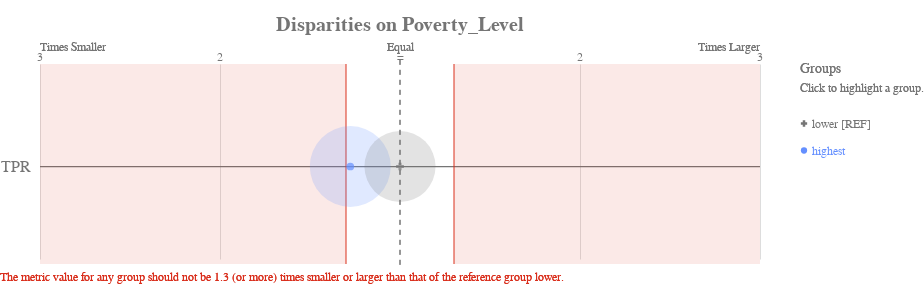

This figure's notebook cell:
### Code cell
ap.disparity(bdf_3, metrics, 'poverty_level', fairness_threshold = 1.3)

### Figure 1 — Vega-Lite specification as saved in the notebook (floating-point values rounded to 4 significant figures)
{"config": {"view": {"continuousWidth": 400, "continuousHeight": 300, "strokeWidth": 0}, "axisLeft": {"labelColor": "rgb(117,117,117)", "labelFont": "Arial", "labelFontSize": 16}, "title": {"align": "center", "baseline": "middle", "color": "rgb(117,117,117)", "font": "Arial", "fontSize": 20, "fontWeight": "bold"}}, "layer": [{"data": {"name": "data-1f2af75cfead9a3854ee453922b4eaab"}, "mark": {"type": "rule", "stroke": "rgb(117,117,117)", "strokeWidth": 1.25, "tooltip": ""}, "encoding": {"x": {"type": "quantitative", "field": "x", "scale": {"domain": [-2, 2], "range": [40.0, 760.0]}}, "x2": {"field": "x2"}, "y": {"type": "nominal", "axis": {"domain": false, "labelAngle": 0, "labelPadding": -30, "orient": "left", "ticks": false, "title": ""}, "field": "metric", "scale": {"domain": ["TPR"], "range": [30, 225.0]}}}}, {"data": {"name": "data-79dd248bdaa0ea02c535240e8ad022c8"}, "mark": {"type": "rule", "stroke": "rgb(117,117,117)", "strokeDash": [5, 5], "strokeWidth": 1}, "encoding": {"tooltip": {"value": "lower [REF]"}, "x": {"value": 400.0}, "y": {"value": 20.83}, "y2": {"value": 229.2}}}, {"data": {"name": "data-c233327f4cd9b4c2df31bf8015c83e4a"}, "mark": {"type": "text", "align": "center", "color": "rgb(117,117,117)", "font": "Arial", "fontSize": 12, "fontWeight": "normal", "tooltip": ""}, "encoding": {"text": {"type": "nominal", "field": "label"}, "x": {"type": "quantitative", "field": "value", "scale": {"domain": [-2, 2], "range": [40.0, 760.0]}}, "y": {"value": 17.5}}}, {"layer": [{"mark": {"type": "text", "align": "left", "fill": "rgb(117,117,117)", "font": "Arial", "fontSize": 12, "fontWeight": "normal", "tooltip": ""}, "encoding": {"text": {"value": "Times Smaller"}, "x": {"value": 40.0}, "y": {"value": 7.5}}}, {"mark": {"type": "text", "align": "right", "fill": "rgb(117,117,117)", "font": "Arial", "fontSize": 12, "fontWeight": "normal", "tooltip": ""}, "encoding": {"text": {"value": "Times Larger"}, "x": {"value": 760.0}, "y": {"value": 7.5}}}, {"mark": {"type": "text", "align": "center", "fill": "rgb(117,117,117)", "font": "Arial", "fontSize": 12, "fontWeight": "normal", "tooltip": ""}, "encoding": {"text": {"value": "Equal"}, "x": {"value": 400.0}, "y": {"value": 7.5}}}], "data": {"name": "data-79dd248bdaa0ea02c535240e8ad022c8"}}, {"layer": [{"mark": {"type": "rule", "opacity": 0.8, "stroke": "rgb(217, 46, 28)", "strokeWidth": 1.25, "tooltip": ""}, "encoding": {"x": {"type": "quantitative", "field": "min", "scale": {"domain": [-2, 2], "range": [40.0, 760.0]}}, "y": {"value": 25.0}, "y2": {"value": 225.0}}}, {"mark": {"type": "rule", "opacity": 0.8, "stroke": "rgb(217, 46, 28)", "strokeWidth": 1.25, "tooltip": ""}, "encoding": {"x": {"type": "quantitative", "field": "max", "scale": {"domain": [-2, 2], "range": [40.0, 760.0]}}, "y": {"value": 25.0}, "y2": {"value": 225.0}}}, {"layer": [{"mark": {"type": "rect", "fill": "rgb(217, 46, 28)", "opacity": 0.1, "tooltip": ""}, "encoding": {"x": {"type": "quantitative", "field": "min", "scale": {"domain": [-2, 2], "range": [40.0, 760.0]}}, "x2": {"field": "lower_end"}, "y": {"value": 25.0}, "y2": {"value": 225.0}}}, {"mark": {"type": "rect", "fill": "rgb(217, 46, 28)", "opacity": 0.1, "tooltip": ""}, "encoding": {"x": {"type": "quantitative", "field": "max", "scale": {"domain": [-2, 2], "range": [40.0, 760.0]}}, "x2": {"field": "upper_end"}, "y": {"value": 25.0}, "y2": {"value": 225.0}}}]}, {"data": {"name": "data-79dd248bdaa0ea02c535240e8ad022c8"}, "mark": {"type": "text", "align": "left", "baseline": "top", "fill": "rgb(217, 46, 28)", "font": "Arial", "fontSize": 12, "fontWeight": "normal", "tooltip": ""}, "encoding": {"text": {"value": "The metric value for any group should not be 1.3 (or more) times smaller or larger than that of the reference group lower."}, "x": {"value": 0}, "y": {"value": 233.3}}}], "data": {"name": "data-68125cfc4fc9557defd07e8d14c561c8"}}, {"layer": [{"mark": "circle"}, {"data": {"name": "data-3ce2b5c70c5a8fa03b6ce782b3519fb2"}, "mark": {"type": "circle", "opacity": 0.2}, "encoding": {"color": {"condition": {"type": "nominal", "field": "attribute_value", "legend": null, "scale": {"domain": ["lower", "highest"], "range": ["rgb(117,117,117)", "rgb(100, 143, 255)", "rgb(254, 97, 0)", "rgb(220, 38, 127)", "rgb(255, 176, 0)", "rgb(120, 94, 240)"]}, "selection": "selector153"}, "value": "rgb(224,224,224)"}, "size": {"type": "quantitative", "field": "group_size", "legend": null, "scale": {"domain": [0, 11970.0], "range": [0, 7854.0]}}, "tooltip": [{"type": "nominal", "field": "attribute_value", "title": "Group"}, {"type": "nominal", "field": "tooltip_group_size", "title": "Group Size"}, {"type": "nominal", "field": "tooltip_disparity_explanation_tpr", "title": "Disparity"}, {"type": "quantitative", "field": "tpr", "format": ".2f", "title": "TPR"}], "x": {"type": "quantitative", "axis": {"domain": false, "labels": false, "ticks": false, "title": null, "values": [1, 2, -2, -1]}, "field": "tpr_disparity_scaled", "scale": {"domain": [-2, 2], "range": [40.0, 760.0]}}, "y": {"type": "nominal", "axis": {"domain": false, "grid": false, "labels": false, "ticks": false, "title": " "}, "field": "metric_variable", "scale": {"domain": ["TPR"], "range": [30, 225.0]}}}, "selection": {"selector155": {"type": "multi", "empty": "all", "fields": ["attribute_value"]}}, "transform": [{"calculate": "'TPR'", "as": "metric_variable"}]}, {"layer": [{"mark": "point"}, {"data": {"name": "data-3ce2b5c70c5a8fa03b6ce782b3519fb2"}, "mark": {"type": "point", "filled": true, "size": 60}, "encoding": {"color": {"condition": {"type": "nominal", "field": "attribute_value", "legend": null, "scale": {"domain": ["lower", "highest"], "range": ["rgb(117,117,117)", "rgb(100, 143, 255)", "rgb(254, 97, 0)", "rgb(220, 38, 127)", "rgb(255, 176, 0)", "rgb(120, 94, 240)"]}, "selection": "selector153"}, "value": "rgb(224,224,224)"}, "shape": {"type": "nominal", "field": "attribute_value", "legend": null, "scale": {"domain": ["lower", "highest"], "range": ["cross", "circle"]}}, "tooltip": [{"type": "nominal", "field": "attribute_value", "title": "Group"}, {"type": "nominal", "field": "tooltip_group_size", "title": "Group Size"}, {"type": "nominal", "field": "tooltip_disparity_explanation_tpr", "title": "Disparity"}, {"type": "quantitative", "field": "tpr", "format": ".2f", "title": "TPR"}], "x": {"type": "quantitative", "axis": {"domain": false, "labels": false, "ticks": false, "title": null, "values": [1, 2, -2, -1]}, "field": "tpr_disparity_scaled", "scale": {"domain": [-2, 2], "range": [40.0, 760.0]}}, "y": {"type": "nominal", "axis": {"domain": false, "grid": false, "labels": false, "ticks": false, "title": " "}, "field": "metric_variable", "scale": {"domain": ["TPR"], "range": [30, 225.0]}}}, "selection": {"selector154": {"type": "multi", "empty": "all", "fields": ["attribute_value"]}}, "transform": [{"calculate": "'TPR'", "as": "metric_variable"}]}]}]}, {"layer": [{"mark": {"type": "point", "filled": true, "opacity": 1, "size": 39.48}, "encoding": {"color": {"condition": {"type": "nominal", "field": "attribute_value", "legend": null, "scale": {"domain": ["lower", "highest"], "range": ["rgb(117,117,117)", "rgb(100, 143, 255)", "rgb(254, 97, 0)", "rgb(220, 38, 127)", "rgb(255, 176, 0)", "rgb(120, 94, 240)"]}, "selection": "selector153"}, "value": "rgb(224,224,224)"}, "shape": {"type": "nominal", "field": "attribute_value", "legend": null, "scale": {"domain": ["lower", "highest"], "range": ["cross", "circle"]}}, "x": {"value": 804}, "y": {"type": "nominal", "axis": {"domain": false, "grid": false, "labels": false, "ticks": false, "title": " "}, "field": "attribute_value", "scale": {"domain": ["lower", "highest"], "range": [71, 125]}}}, "selection": {"selector153": {"type": "multi", "empty": "all", "fields": ["attribute_value"]}}}, {"mark": {"type": "text", "align": "left", "baseline": "middle", "font": "Arial", "fontSize": 12, "fontWeight": "normal"}, "encoding": {"color": {"condition": {"type": "nominal", "field": "attribute_value", "legend": null, "scale": {"domain": ["lower", "highest"], "range": ["rgb(117,117,117)", "rgb(100, 143, 255)", "rgb(254, 97, 0)", "rgb(220, 38, 127)", "rgb(255, 176, 0)", "rgb(120, 94, 240)"]}, "selection": "selector153"}, "value": "rgb(224,224,224)"}, "text": {"type": "nominal", "field": "label"}, "x": {"value": 812}, "y": {"type": "nominal", "axis": {"domain": false, "grid": false, "labels": false, "ticks": false, "title": " "}, "field": "attribute_value", "scale": {"domain": ["lower", "highest"], "range": [71, 125]}}}, "selection": {"selector156": {"type": "multi", "empty": "all", "fields": ["attribute_value"]}}}, {"data": {"name": "data-79dd248bdaa0ea02c535240e8ad022c8"}, "mark": {"type": "text", "align": "left", "baseline": "middle", "color": "rgb(117,117,117)", "font": "Arial", "fontSize": 12, "fontWeight": "normal"}, "encoding": {"text": {"value": "Click to highlight a group."}, "x": {"value": 800}, "y": {"value": 49}}}, {"data": {"name": "data-79dd248bdaa0ea02c535240e8ad022c8"}, "mark": {"type": "text", "align": "left", "baseline": "middle", "color": "rgb(117,117,117)", "font": "Arial", "fontSize": 14, "fontWeight": "normal"}, "encoding": {"text": {"value": "Groups"}, "x": {"value": 800}, "y": {"value": 30}}}], "data": {"name": "data-a5ebce136adcce28635ff1807ca7d132"}}], "height": 250, "padding": {"top": 15, "bottom": 10}, "resolve": {"scale": {"size": "independent", "y": "independent"}}, "title": "Disparities on Poverty_Level", "width": 800, "$schema": "https://vega.github.io/schema/vega-lite/v4.8.1.json", "datasets": {"data-1f2af75cfead9a3854ee453922b4eaab": [{"metric": "TPR", "x": -2, "x2": 2}], "data-79dd248bdaa0ea02c535240e8ad022c8": [{"a": 1, "b": 0}, {"a": 1, "b": 0}], "data-c233327f4cd9b4c2df31bf8015c83e4a": [{"value": 1, "label": 2}, {"value": 2, "label": 3}, {"value": -2, "label": 3}, {"value": -1, "label": 2}, {"value": 0, "label": "="}], "data-68125cfc4fc9557defd07e8d14c561c8": [{"min": -0.3, "max": 0.3, "lower_end": -2, "upper_end": 2}], "data-3ce2b5c70c5a8fa03b6ce782b3519fb2": [{"attribute_name": "poverty_level", "attribute_value": "highest", "group_size": 9973, "total_entities": 17677, "tpr": 0.08033, "tpr_disparity": 0.7836, "tpr_disparity_scaled": -0.2762, "tooltip_group_size": "9,973 (56.42%)", "tooltip_disparity_explanation_tpr": "1.28 times smaller TPR than the reference group"}, {"attribute_name": "poverty_level", "attribute_value": "lower", "group_size": 7704, "total_entities": 17677, "tpr": 0.1025, "tpr_disparity": 1.0, "tpr_disparity_scaled": 0.0, "tooltip_group_size": "7,704 (43.58%)", "tooltip_disparity_explanation_tpr": "Reference group"}], "data-a5ebce136adcce28635ff1807ca7d132": [{"attribute_value": "lower", "label": "lower [REF]"}, {"attribute_value": "highest", "label": "highest"}]}}
